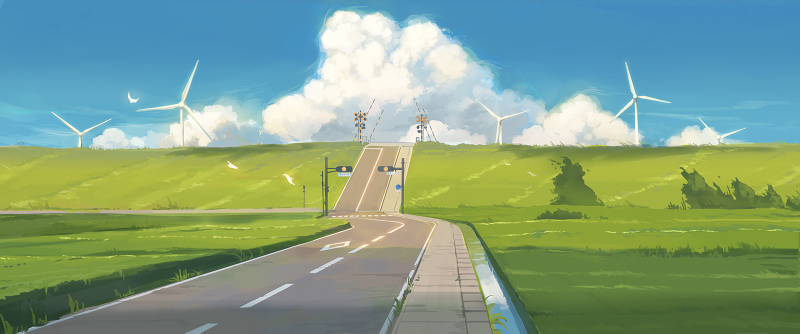
#> input picture test_pics/test_pic_1.jpg, 1600 x 667 px, found by its file name (shown at 1/2 size)
$ python test_real_image.py
#> lines starting #> are read from the running program, lines starting #| are printed output that depends on the picture
### src/image_loader.py
import cv2
import numpy as np
from PIL import Image
import os
from typing import Union, Tuple, Optional


class ImageLoader:
    """Image loading and preprocessing class"""

    def __init__(self):
        self.supported_formats = ['.jpg', '.jpeg', '.png', '.bmp', '.tiff']

    def load_image(self, image_path: str) -> Optional[np.ndarray]:
        """
        Load image file

        Args:
            image_path: Path to image file

        Returns:
            Image as numpy array in BGR format
        """
        if not os.path.exists(image_path):
            print(f"Error: File {image_path} does not exist")
            return None

        # Check file format
        ext = os.path.splitext(image_path)[1].lower()
        if ext not in self.supported_formats:
            print(f"Error: Unsupported file format {ext}")
            return None

        try:
            # Load image using OpenCV
            image = cv2.imread(image_path)
#> image is the input picture: shape (667, 1600, 3); mean B, G, R 134.5, 160.6, 129.4
            if image is None:
                print(f"Error: Cannot load image {image_path}")
                return None

            print(f"Successfully loaded image: {image_path}")
            print(f"Image shape: {image.shape}")
#| Image shape: (667, 1600, 3)
            return image

        except Exception as e:
            print(f"Error loading image: {e}")
            return None

    # [93 lines left out: functions load_from_url, preprocess_image, get_image_info, display_image_info, not called in this run]


# Usage example
# [7 lines that do not run on import are left out]

    # [5 lines of commented-out code are left out]

### src/complexity_analyzer.py
import cv2
import numpy as np
from typing import Dict, Tuple
import math

class ComplexityAnalyzer:
    """
    Image complexity analyzer implementing three key metrics:
    1. Edge Density - proportion of edge pixels
    2. Entropy - information content measure
    3. Color Variance - degree of color variation
    """

    def __init__(self):
        self.complexity_thresholds = {
            'low': (0.0, 0.33),
            'medium': (0.33, 0.66),
            'high': (0.66, 1.0)
        }

    def calculate_edge_density(self, image: np.ndarray) -> float:
        """
        Calculate edge density using Canny edge detection

        Args:
            image: Input image as numpy array

        Returns:
            Edge density ratio (0.0 to 1.0)
        """
        # Convert to grayscale if needed
        if len(image.shape) == 3:
            gray = cv2.cvtColor(image, cv2.COLOR_BGR2GRAY)
        else:
            gray = image.copy()

        # Apply Gaussian blur to reduce noise
        blurred = cv2.GaussianBlur(gray, (5, 5), 0)

        # Detect edges using Canny
        edges = cv2.Canny(blurred, 50, 150)

        # Calculate edge density
        total_pixels = edges.shape[0] * edges.shape[1]
        edge_pixels = np.count_nonzero(edges)
        edge_density = edge_pixels / total_pixels

        return edge_density

    def calculate_entropy(self, image: np.ndarray) -> float:
        """
        Calculate image entropy measuring information content

        Args:
            image: Input image as numpy array

        Returns:
            Normalized entropy value (0.0 to 1.0)
        """
        # Convert to grayscale if needed
        if len(image.shape) == 3:
            gray = cv2.cvtColor(image, cv2.COLOR_BGR2GRAY)
        else:
            gray = image.copy()

        # Calculate histogram
        hist, _ = np.histogram(gray, bins=256, range=(0, 256))

        # Normalize histogram to get probabilities
        hist = hist / hist.sum()

        # Remove zero probabilities to avoid log(0)
        hist = hist[hist > 0]

        # Calculate entropy
        entropy = -np.sum(hist * np.log2(hist))

        # Normalize entropy (max entropy for 8-bit image is log2(256) = 8)
        normalized_entropy = entropy / 8.0

        return normalized_entropy

    def calculate_color_variance(self, image: np.ndarray) -> float:
        """
        Calculate color variance across the image

        Args:
            image: Input image as numpy array

        Returns:
            Normalized color variance (0.0 to 1.0)
        """
        if len(image.shape) == 2:
            # Grayscale image
            variance = np.var(image)
            # Normalize by maximum possible variance for 8-bit image
            max_variance = (255.0 ** 2) / 4  # Maximum variance occurs when half pixels are 0, half are 255
            normalized_variance = min(variance / max_variance, 1.0)
        else:
            # Color image - calculate variance for each channel
            variances = []
            for channel in range(image.shape[2]):
                channel_var = np.var(image[:, :, channel])
                variances.append(channel_var)

            # Use mean variance across channels
            mean_variance = np.mean(variances)
            max_variance = (255.0 ** 2) / 4
            normalized_variance = min(mean_variance / max_variance, 1.0)

        return normalized_variance

    def calculate_complexity_score(self, image: np.ndarray) -> Dict:
        """
        Calculate overall complexity score and individual metrics

        Args:
            image: Input image as numpy array

        Returns:
            Dictionary containing all metrics and overall score
        """
        # Calculate individual metrics
        edge_density = self.calculate_edge_density(image)
        entropy = self.calculate_entropy(image)
        color_variance = self.calculate_color_variance(image)

        # Calculate weighted sum (equal weights as per formula)
        overall_score = (entropy + edge_density + color_variance) / 3.0

        # Determine complexity level
        complexity_level = self.classify_complexity(overall_score)

        results = {
            'edge_density': edge_density,
            'entropy': entropy,
            'color_variance': color_variance,
            'overall_score': overall_score,
            'complexity_level': complexity_level,
            'metrics_breakdown': {
                'edge_density_pct': edge_density * 100,
                'entropy_pct': entropy * 100,
                'color_variance_pct': color_variance * 100,
                'overall_score_pct': overall_score * 100
            }
        }

        return results

    def classify_complexity(self, score: float) -> str:
        """
        Classify complexity level based on score

        Args:
            score: Overall complexity score (0.0 to 1.0)

        Returns:
            Complexity level: 'low', 'medium', or 'high'
        """
        for level, (min_val, max_val) in self.complexity_thresholds.items():
            if min_val <= score < max_val:
                return level

        # Handle edge case where score is exactly 1.0
        if score >= self.complexity_thresholds['high'][1]:
            return 'high'

        return 'low'  # Default fallback

    def analyze_image(self, image: np.ndarray, verbose: bool = True) -> Dict:
        """
        Complete analysis of image complexity with optional detailed output

        Args:
            image: Input image as numpy array
            verbose: Whether to print detailed results

        Returns:
            Complete analysis results
        """
        results = self.calculate_complexity_score(image)
#> in calculate_edge_density, `gray = cv2.cvtColor(image, cv2.COLOR_BGR2GRAY)`:
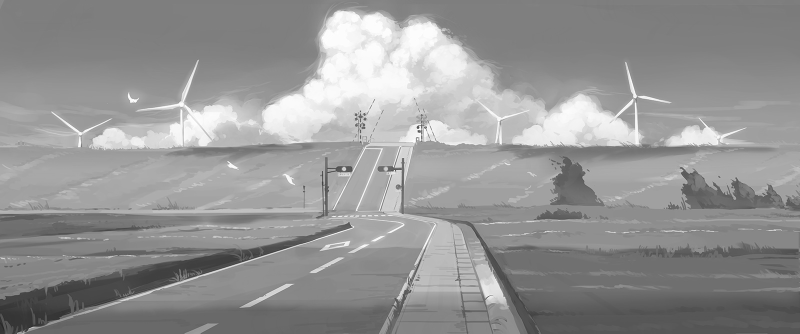
#> gray: shape (667, 1600) (shown at 1/2 size); min 29, max 255, mean 148.3
#> in calculate_edge_density, `edges = cv2.Canny(blurred, 50, 150)`:
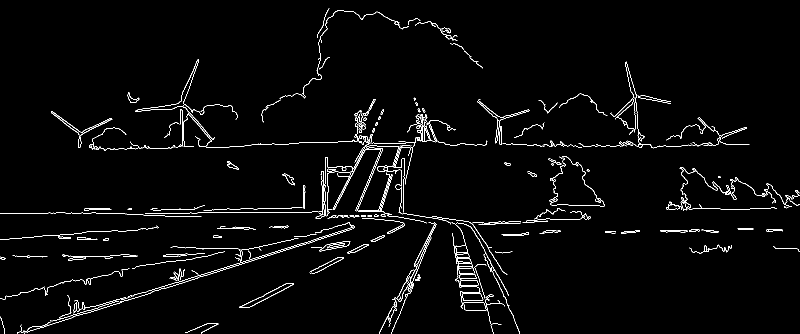
#> edges: shape (667, 1600) (shown at 1/2 size); 2.3% white in thin lines or dots
#> in calculate_edge_density, `edge_pixels = np.count_nonzero(edges)`: edge_pixels = 24478
#> in calculate_edge_density, `edge_density = edge_pixels / total_pixels`: edge_density = 0.0229
#> in calculate_entropy, `hist, _ = np.histogram(gray, bins=256, range=(0, 256))`: hist = 256 values, max 58279 at index 127, min 0 at index 0, mean 4168.8
#> in calculate_entropy, `hist = hist / hist.sum()`: hist = 256 values, max 0.0546 at index 127, min 0 at index 0, mean 0.00391
#> in calculate_entropy, `hist = hist[hist > 0]`: hist = 225 values, max 0.0546 at index 96, min 9.37e-07 at index 0, mean 0.00444
#> in calculate_entropy, `entropy = -np.sum(hist * np.log2(hist))`: entropy = 6.98
#> in calculate_entropy, `normalized_entropy = entropy / 8.0`: normalized_entropy = 0.872
#> the loop in calculate_color_variance, `for channel in range(image.shape[2]):` made 3 passes
#> channel_var on passes 1 to 3: 4304.3, 1403.8, 2839.5
#> after the loop in calculate_color_variance, `for channel in range(image.shape[2]):`: variances = [4304.3, 1403.8, 2839.5]
#> in calculate_color_variance, `mean_variance = np.mean(variances)`: mean_variance = 2849.2
#> in calculate_color_variance, `normalized_variance = min(mean_variance / max_variance, 1.0)`: normalized_variance = 0.175
#> in calculate_complexity_score, `overall_score = (entropy + edge_density + color_variance) / 3.0`: overall_score = 0.357
#> in calculate_complexity_score, `complexity_level = self.classify_complexity(overall_score)`: complexity_level = 'medium'
#> results = 6 items

        if verbose:
            self.print_analysis_results(results)
#| Overall Complexity Score: 0.357
#| Complexity Level: MEDIUM
#|   Edge Density:    0.023 (2.3%)
#|   Entropy:         0.872 (87.2%)
#|   Color Variance:  0.175 (17.5%)

        return results

    def print_analysis_results(self, results: Dict):
        """Print formatted analysis results"""
        print("\n" + "="*50)
        print("IMAGE COMPLEXITY ANALYSIS RESULTS")
        print("="*50)

        print(f"Overall Complexity Score: {results['overall_score']:.3f}")
        print(f"Complexity Level: {results['complexity_level'].upper()}")

        print("\nDetailed Metrics:")
        print(f"  Edge Density:    {results['edge_density']:.3f} ({results['metrics_breakdown']['edge_density_pct']:.1f}%)")
        print(f"  Entropy:         {results['entropy']:.3f} ({results['metrics_breakdown']['entropy_pct']:.1f}%)")
        print(f"  Color Variance:  {results['color_variance']:.3f} ({results['metrics_breakdown']['color_variance_pct']:.1f}%)")

        print(f"\nThresholds:")
        print(f"  Low:    0.000 - 0.330")
        print(f"  Medium: 0.330 - 0.660")
        print(f"  High:   0.660 - 1.000")

        print("="*50)

# Usage example and testing
# [16 lines that do not run on import are left out]

### test_real_image.py
import sys
sys.path.append('src')
from image_loader import ImageLoader
from complexity_analyzer import ComplexityAnalyzer

# Initialize modules
loader = ImageLoader()
analyzer = ComplexityAnalyzer()

# Test with real image (you need to provide a path)
image_path = "/mnt/e/USC/Summer Project/semantic_compression_pipeline/test_pics/test_pic_1.jpg"  # Change this to actual image path
image = loader.load_image(image_path)

if image is not None:
    results = analyzer.analyze_image(image)
#> results = 6 items
    print(f"Image: {image_path}")
    print(f"Complexity: {results['complexity_level']}")
#| Complexity: medium
else:
    print("Please provide a valid image path")
